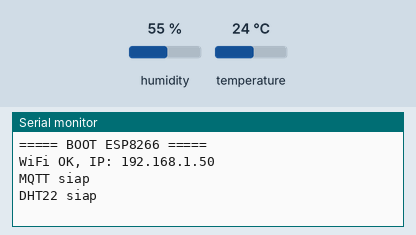
Simulated run of this sketch. Board: ESP8266 (NodeMCU). Shown: the last lines printed to the serial monitor. Inputs (shaded band) come from the test bench; at power-on: humidity 55 %, temperature 24 °C. WiFi joins after 1.5 s; servers stay silent unless stated; no MQTT or app messages arrive unless stated.

Above: at 3.2 s.
3.3 s: humidity set to 22 %
At 6.1 s:
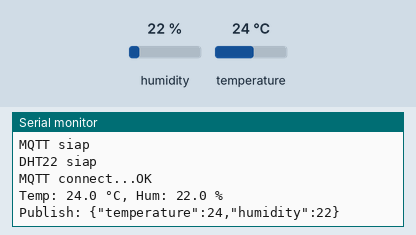
10.0 s: temperature set to 12 °C
At 11.1 s:
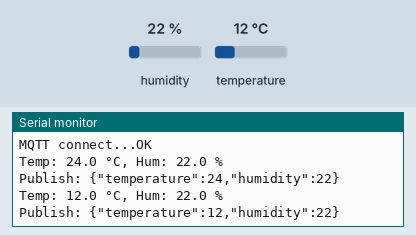
16.7 s: humidity set to 40 %
At 21.1 s:
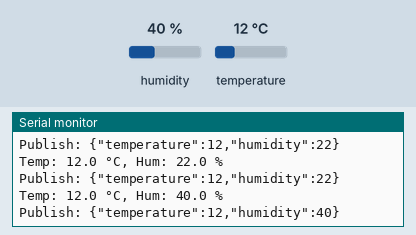

The sketch:

Temp_Ide.ino
```cpp
#include <ESP8266WiFi.h>
#include <WiFiClient.h>
#include <WiFiManager.h>
#include <PubSubClient.h>
#include <DHT.h>
#include <ArduinoJson.h>

/* ================== HARDWARE ================== */
#define DHTPIN   D4        // GPIO2
#define DHTTYPE  DHT22
DHT dht(DHTPIN, DHTTYPE);

/* ================== MQTT ================== */
const char* mqtt_server = "broker.hivemq.com";
const int   mqtt_port   = 1883;
const char* topic_data   = "sensor/esp8266_01/dht22";
const char* topic_status = "sensor/esp8266_01/status";

WiFiClient espClient;
PubSubClient client(espClient);
WiFiManager wm;

/* ================== MQTT RECONNECT ================== */
void reconnectMQTT() {
  static unsigned long lastTry = 0;
  if(client.connected()) return;
  if(millis() - lastTry < 5000) return;
  lastTry = millis();

  Serial.print("MQTT connect...");
  if(client.connect("ESP8266_DHT22_01")){
    Serial.println("OK");
    client.publish(topic_status,"ONLINE");
  } else {
    Serial.print("FAIL rc=");
    Serial.println(client.state());
  }
}

/* ================== PUBLISH DATA ================== */
void publishData(float temperature, float humidity) {
  DynamicJsonDocument doc(256);
  doc["temperature"] = temperature;
  doc["humidity"] = humidity;

  char payload[128];
  serializeJson(doc, payload, sizeof(payload));

  if(client.connected()){
    client.publish(topic_data, payload);
    Serial.print("Publish: ");
    Serial.println(payload);
  } else {
    Serial.println("MQTT belum connect, data tidak dikirim");
  }
}

/* ================== SETUP ================== */
void setup() {
  Serial.begin(115200);
  delay(500);

  Serial.println("\n===== BOOT ESP8266 =====");

  /* ===== WiFiManager ===== */
  bool res = wm.autoConnect("ESP8266-Setup","12345678");
  if(!res){
    Serial.println("WiFi gagal, restart");
    ESP.restart();
  }
  Serial.print("WiFi OK, IP: ");
  Serial.println(WiFi.localIP());

  /* ===== MQTT ===== */
  client.setServer(mqtt_server, mqtt_port);
  Serial.println("MQTT siap");

  /* ===== SENSOR ===== */
  dht.begin();
  Serial.println("DHT22 siap");
}

/* ================== LOOP ================== */
unsigned long lastSend = 0;

void loop() {
  reconnectMQTT();
  client.loop();

  if(millis() - lastSend >= 5000){
    lastSend = millis();

    float t = dht.readTemperature();
    float h = dht.readHumidity();

    if(isnan(t) || isnan(h)){
      Serial.println("Gagal baca DHT22");
      return;
    }

    // ===== TAMPILKAN DI SERIAL =====
    Serial.printf("Temp: %.1f °C, Hum: %.1f %%\n", t, h);

    // ===== PUBLISH KE MQTT =====
    publishData(t, h);
  }
}
```

Measured:
- after the input at 3.3 s, the serial monitor: prints a new line after 1.8 s (image 1)
- after the input at 10.0 s, the serial monitor: prints a new line after 0.06 s (image 2)
- after the input at 16.7 s, the serial monitor: prints a new line after 3.4 s (image 3)
